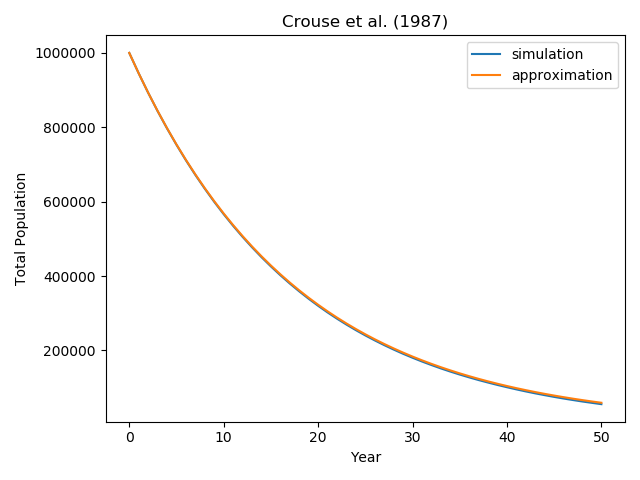

Python code for this plot:
import numpy as np
from matplotlib import pyplot as plt

L = np.array([[   0.0,    0.0,    0.0,    0.0,  127.0,    4.0,   80.0],
              [0.6747, 0.7370,    0.0,    0.0,    0.0,    0.0,    0.0],
              [   0.0, 0.0486, 0.6610,    0.0,    0.0,    0.0,    0.0],
              [   0.0,    0.0, 0.0147, 0.6907,    0.0,    0.0,    0.0],
              [   0.0,    0.0,    0.0, 0.0518,    0.0,    0.0,    0.0],
              [   0.0,    0.0,    0.0,    0.0, 0.8091,    0.0,    0.0],
              [   0.0,    0.0,    0.0,    0.0,    0.0, 0.8091, 0.8089]])

l, V = np.linalg.eig(L)
print(np.abs(l))
l1 = np.abs(l).max()
V1 = np.real(V[:, np.abs(l).argmax()])
v1 = V1.sum()
stable = V1 / v1

print("==========================================================")
print("Dominant Eigenvalue in a Narrow Sense: lambda_1 = {:.5f}".format(l1))
print("")
print("Stable Stage Distribution: V1/v1")
print("(eggs, hatchlings)  = {:.2f}%".format(stable[0] * 100))
print("(small juveniles)   = {:.2f}%".format(stable[1] * 100))
print("(large juveniles)   = {:.2f}%".format(stable[2] * 100))
print("(subadults)         = {:.2f}%".format(stable[3] * 100))
print("(novice breeders)   = {:.2f}%".format(stable[4] * 100))
print("(1st-yr remigrants) = {:.2f}%".format(stable[5] * 100))
print("(mature breeders)   = {:.2f}%".format(stable[6] * 100))
print("==========================================================")

num = 1000000
x = np.arange(51)

turtle_v = stable.reshape(-1, 1) * num
turtle_v = turtle_v.astype(np.int32)
y1 = [turtle_v.sum()]
for _ in range(50):
    turtle_v = np.dot(L, turtle_v).astype(np.int32)
    y1.append(turtle_v.sum())
y1 = np.array(y1)

turtle_v = stable.reshape(-1, 1) * num
turtle_v = turtle_v.astype(np.int32)
y2 = [turtle_v.sum()]
for _ in range(50):
    turtle_v = (turtle_v * l1).astype(np.int32)
    y2.append(turtle_v.sum())
y2 = np.array(y2)

plt.plot(x, y1)
plt.plot(x, y2)
plt.legend(["simulation", "approximation"])
plt.xlabel("Year")
plt.ylabel("Total Population")
plt.title("Crouse et al. (1987)")
plt.tight_layout()
plt.savefig("turtle.png")